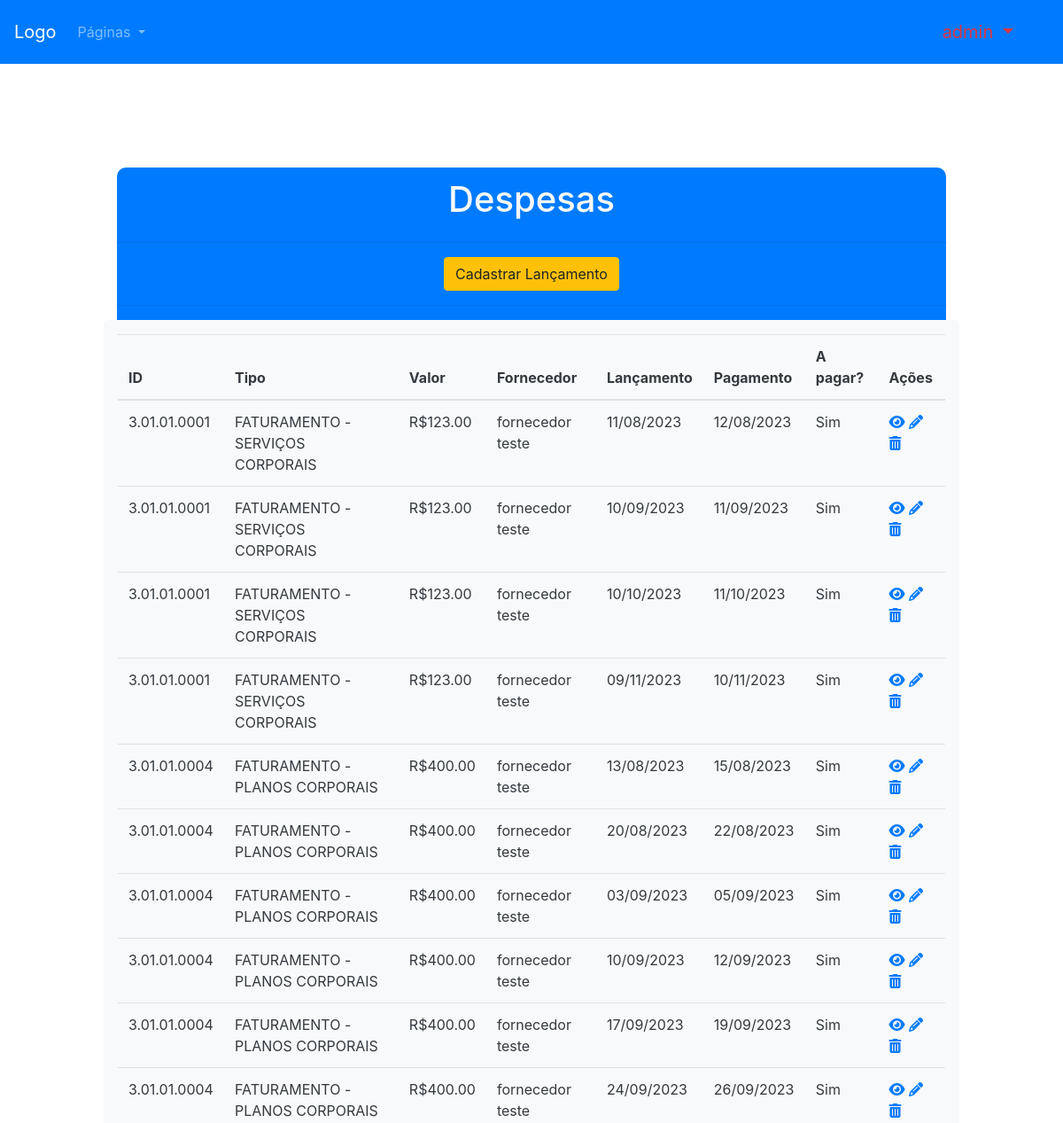
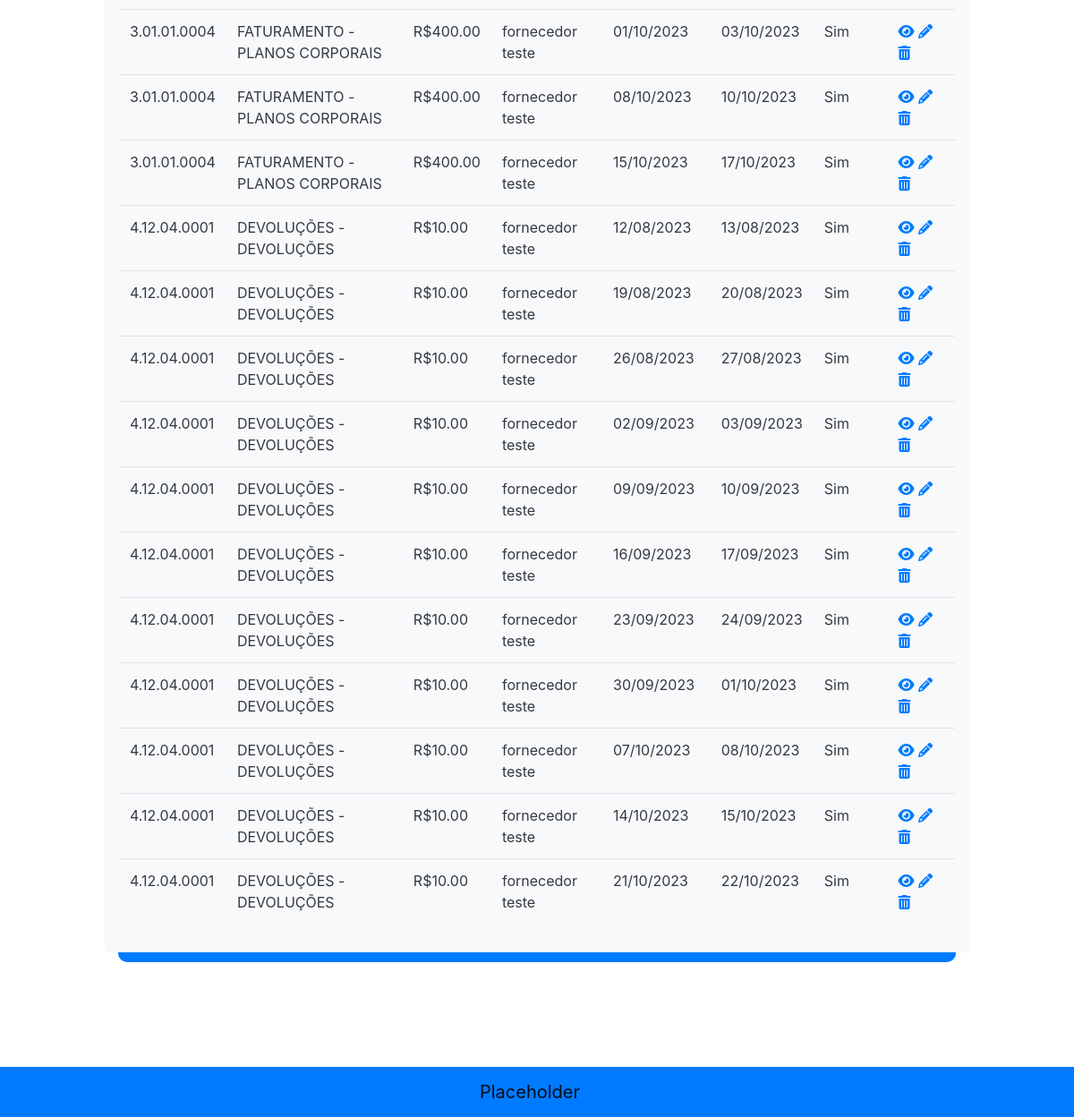
Screenshot of /invoice/ (signed in) with the database file from the repository (2 pictures, top to bottom).
### main/models.py (models this page shows, shortened)
class Invoice(models.Model):
    invoice_type = models.ForeignKey("Account", null=True, blank=True, on_delete=models.SET_NULL)
    supplier = models.ForeignKey("Supplier", null=True, blank=True, on_delete=models.SET_NULL)
    payment_type = models.ForeignKey("PaymentType", null=True, blank=True, on_delete=models.SET_NULL)
    description = models.CharField(max_length=200)
    release_date = models.DateField()
    payment_date = models.DateField()
    cost = models.DecimalField(max_digits=8, decimal_places=2)
    paid = models.BooleanField(default=False)
    recurring = models.BooleanField(default=False)
    recurring_qtd = models.IntegerField(blank=True, null=True)
    recurring_time = models.IntegerField(blank=True, null=True)
    obs = models.CharField(max_length=200)

class Account(models.Model):
    number = models.CharField(max_length=30, verbose_name="Código")
    name = models.CharField(max_length=80, verbose_name="Descrição Sistema")
    is_expense = models.BooleanField(verbose_name="Saída?")
    account_type = models.ForeignKey("AccountType", on_delete=models.CASCADE, verbose_name="Tipo")
    commentary = models.CharField(max_length=50, verbose_name="Comentário")
    class Meta:
        verbose_name = 'Conta'
        verbose_name_plural = 'Contas'

class Supplier(models.Model):
    name = models.CharField(max_length=40, verbose_name="Nome Fantasia", default="")
    cnpj = models.CharField(max_length=40, verbose_name="CNPJ", default="")
    address = models.CharField(max_length=40, verbose_name="Endereço", default="")
    cep = models.CharField(max_length=40, verbose_name="CEP", default="")
    def __str__(self):
        return self.name
    class Meta:
        verbose_name = 'Fornecedor'
        verbose_name_plural = 'Fornecedores'

### main/views.py (the view)
# urls.py: path("invoice/", views.ListInvoice, name="list_invoice"),
@login_required(login_url="/login/")
@user_passes_test(user_is_staff, login_url="login")
def ListInvoice(request):
    invoice_list = Invoice.objects.all()
    context = {
        "perms":request.user.get_all_permissions(),
        "username" : request.user,
        "invoice_list" : invoice_list
    }
    return render(request, "html/list_invoice.html", context)

### main/views.py (called while the page is built)
def user_is_staff(user):
    return user.groups.filter(name='Financeiro').exists() or user.is_superuser

### main/templates/html/list_invoice.html (shortened to what this page needs)
{% extends "./main.html" %}
{% load static%}
    {% block scripts %}
    <link href="https://cdn.datatables.net/v/dt/jq-3.7.0/jszip-3.10.1/dt-1.13.6/b-2.4.1/b-colvis-2.4.1/b-html5-2.4.1/b-print-2.4.1/cr-1.7.0/date-1.5.1/r-2.5.0/rr-1.4.1/sc-2.2.0/sb-1.5.0/sp-2.2.0/sl-1.7.0/sr-1.3.0/datatables.min.css" rel="stylesheet">
    <link rel="stylesheet" href="{% static 'css/list_person.css' %}">
    {% endblock %}
    {% block body %}
        <div class="container-fluid">
            <div class="bg-primary box">
                <div class="row">
                    <h1 class="text-light">Despesas</h1>
                </div>
                <hr width="100" class="w-100">
                <div class="row">
                    <a href="{% url 'new_invoice' %}" class="btn btn-warning">Cadastrar Lançamento</a>
                </div>
                <hr width="100" class="w-100">
                <div class="row bg-light p-3" style="border-radius: 5px;">
                    <table id="table" class="table bg-light text-dark">
                        <thead>
                            <tr>
                                <th scope="col">ID</th>
                                <th scope="col">Tipo</th>
                                <th scope="col">Valor</th>
                                <th scope="col">Fornecedor</th>
                                <th scope="col">Lançamento</th>
                                <th scope="col">Pagamento</th>
                                <th>A pagar?</th>
                                <th scope="col">Ações</th>
                            </tr>
                        </thead>
                        <tbody>
                            {% for i in invoice_list %}
                            <tr>
                                <td>{{i.invoice_type.number}}</th>
                                <td>{{i.invoice_type.name}}</td>
                                <td>R${{i.cost}}</td>
                                <td>{{i.supplier}}</td>
                                <td>{{i.release_date|date:'d/m/Y'}}</td>
                                <td>{{i.payment_date|date:'d/m/Y'}}</td>
                                <td>{% if i.paid %} Não {%else %} Sim {% endif %}</td>
                                <td>
                                    <a href="{% url 'view_invoice' i.pk %}"><i class="fa-solid fa-eye"></i></a>
                                    <a href="{% url 'edit_invoice' i.pk %}"><i class="fa fa-pencil" aria-hidden="true"></i></a>
                                    <a href="#" i_pk="{{i.pk}}" onclick="deleteInvoice(this)"><i class="fa fa-trash" aria-hidden="true"></i></a>
                                </td>
                            </tr>
                            {% endfor %}
                        </tbody>
                    </table>
                </div>
            </div>
        </div>
    {% endblock %}

### main/templates/html/main.html (shortened to what this page needs)
<!DOCTYPE html>
<html>
<head>
    <link rel="stylesheet" href="https://cdn.jsdelivr.net/npm/bootstrap@4.3.1/dist/css/bootstrap.min.css">
    {% load static %}
    <link rel="stylesheet" href="{% static 'css/style.css' %}">
    {% block scripts %}
    {% endblock %}
</head>
<body>
    <nav class="navbar navbar-expand-lg navbar-dark bg-primary">
        <a class="navbar-brand" href="{% url 'index' %}">Logo</a>
        <div class="collapse navbar-collapse" id="navbarSupportedContent">
            <ul class="navbar-nav mr-auto">
                <li class="nav-item dropdown">
                <a class="nav-link dropdown-toggle" href="#" id="navbarDropdown" role="button" data-toggle="dropdown" aria-haspopup="true" aria-expanded="false">
                    Páginas
                </a>
                </li>
            </ul>
            <ul class="navbar-nav navbar-brand">
                <li class="nav-item dropdown">
                    <a class="nav-link dropdown-toggle text-danger" href="#" id="navbarDropdown" role="button" data-toggle="dropdown" aria-haspopup="true" aria-expanded="false">
                    </a>
                </li>
            </ul>
        </div>
      </nav>
    {% block body %}
    {% endblock %}
    {% block footer %}
    <nav class="navbar navbar-expand-lg navbar-light bg-primary mt-auto justify-content-center">
        <a class="navbar-brand" href="#">Placeholder</a>
    </nav>
    {% endblock %}
</body>
</html>

### main/static/css/style.css (style rules this page uses)
body { min-height: 100vh; display: flex; flex-direction: column; }
.box { margin: 10%; display: flex; flex-direction: column; border-color: black; align-items: center; border-radius: 10px; background-color: antiquewhite; padding-bottom: 1%; padding-top: 1%; }

### rows the page displays
Invoice: invoice_type.number "3.01.01.0001", invoice_type.name "FATURAMENTO - SERVIÇOS CORPORAIS", cost "123.00", supplier "fornecedor teste", release_date "11/08/2023", payment_date "12/08/2023", paid "Sim"
Invoice: invoice_type.number "3.01.01.0001", invoice_type.name "FATURAMENTO - SERVIÇOS CORPORAIS", cost "123.00", supplier "fornecedor teste", release_date "10/09/2023", payment_date "11/09/2023", paid "Sim"
Invoice: invoice_type.number "3.01.01.0001", invoice_type.name "FATURAMENTO - SERVIÇOS CORPORAIS", cost "123.00", supplier "fornecedor teste", release_date "10/10/2023", payment_date "11/10/2023", paid "Sim"
Invoice: invoice_type.number "3.01.01.0001", invoice_type.name "FATURAMENTO - SERVIÇOS CORPORAIS", cost "123.00", supplier "fornecedor teste", release_date "09/11/2023", payment_date "10/11/2023", paid "Sim"
Invoice: invoice_type.number "3.01.01.0004", invoice_type.name "FATURAMENTO - PLANOS CORPORAIS", cost "400.00", supplier "fornecedor teste", release_date "13/08/2023", payment_date "15/08/2023", paid "Sim"
Invoice: invoice_type.number "3.01.01.0004", invoice_type.name "FATURAMENTO - PLANOS CORPORAIS", cost "400.00", supplier "fornecedor teste", release_date "20/08/2023", payment_date "22/08/2023", paid "Sim"
Invoice: invoice_type.number "3.01.01.0004", invoice_type.name "FATURAMENTO - PLANOS CORPORAIS", cost "400.00", supplier "fornecedor teste", release_date "03/09/2023", payment_date "05/09/2023", paid "Sim"
Invoice: invoice_type.number "3.01.01.0004", invoice_type.name "FATURAMENTO - PLANOS CORPORAIS", cost "400.00", supplier "fornecedor teste", release_date "10/09/2023", payment_date "12/09/2023", paid "Sim"
Invoice: invoice_type.number "3.01.01.0004", invoice_type.name "FATURAMENTO - PLANOS CORPORAIS", cost "400.00", supplier "fornecedor teste", release_date "17/09/2023", payment_date "19/09/2023", paid "Sim"
Invoice: invoice_type.number "3.01.01.0004", invoice_type.name "FATURAMENTO - PLANOS CORPORAIS", cost "400.00", supplier "fornecedor teste", release_date "24/09/2023", payment_date "26/09/2023", paid "Sim"
Invoice: invoice_type.number "3.01.01.0004", invoice_type.name "FATURAMENTO - PLANOS CORPORAIS", cost "400.00", supplier "fornecedor teste", release_date "01/10/2023", payment_date "03/10/2023", paid "Sim"
Invoice: invoice_type.number "3.01.01.0004", invoice_type.name "FATURAMENTO - PLANOS CORPORAIS", cost "400.00", supplier "fornecedor teste", release_date "08/10/2023", payment_date "10/10/2023", paid "Sim"
Invoice: invoice_type.number "3.01.01.0004", invoice_type.name "FATURAMENTO - PLANOS CORPORAIS", cost "400.00", supplier "fornecedor teste", release_date "15/10/2023", payment_date "17/10/2023", paid "Sim"
Invoice: invoice_type.number "4.12.04.0001", invoice_type.name "DEVOLUÇÕES - DEVOLUÇÕES", cost "10.00", supplier "fornecedor teste", release_date "12/08/2023", payment_date "13/08/2023", paid "Sim"
Invoice: invoice_type.number "4.12.04.0001", invoice_type.name "DEVOLUÇÕES - DEVOLUÇÕES", cost "10.00", supplier "fornecedor teste", release_date "19/08/2023", payment_date "20/08/2023", paid "Sim"
Invoice: invoice_type.number "4.12.04.0001", invoice_type.name "DEVOLUÇÕES - DEVOLUÇÕES", cost "10.00", supplier "fornecedor teste", release_date "26/08/2023", payment_date "27/08/2023", paid "Sim"
Invoice: invoice_type.number "4.12.04.0001", invoice_type.name "DEVOLUÇÕES - DEVOLUÇÕES", cost "10.00", supplier "fornecedor teste", release_date "02/09/2023", payment_date "03/09/2023", paid "Sim"
Invoice: invoice_type.number "4.12.04.0001", invoice_type.name "DEVOLUÇÕES - DEVOLUÇÕES", cost "10.00", supplier "fornecedor teste", release_date "09/09/2023", payment_date "10/09/2023", paid "Sim"
Invoice: invoice_type.number "4.12.04.0001", invoice_type.name "DEVOLUÇÕES - DEVOLUÇÕES", cost "10.00", supplier "fornecedor teste", release_date "16/09/2023", payment_date "17/09/2023", paid "Sim"
Invoice: invoice_type.number "4.12.04.0001", invoice_type.name "DEVOLUÇÕES - DEVOLUÇÕES", cost "10.00", supplier "fornecedor teste", release_date "23/09/2023", payment_date "24/09/2023", paid "Sim"
Invoice: invoice_type.number "4.12.04.0001", invoice_type.name "DEVOLUÇÕES - DEVOLUÇÕES", cost "10.00", supplier "fornecedor teste", release_date "30/09/2023", payment_date "01/10/2023", paid "Sim"
Invoice: invoice_type.number "4.12.04.0001", invoice_type.name "DEVOLUÇÕES - DEVOLUÇÕES", cost "10.00", supplier "fornecedor teste", release_date "07/10/2023", payment_date "08/10/2023", paid "Sim"
Invoice: invoice_type.number "4.12.04.0001", invoice_type.name "DEVOLUÇÕES - DEVOLUÇÕES", cost "10.00", supplier "fornecedor teste", release_date "14/10/2023", payment_date "15/10/2023", paid "Sim"
Invoice: invoice_type.number "4.12.04.0001", invoice_type.name "DEVOLUÇÕES - DEVOLUÇÕES", cost "10.00", supplier "fornecedor teste", release_date "21/10/2023", payment_date "22/10/2023", paid "Sim"
